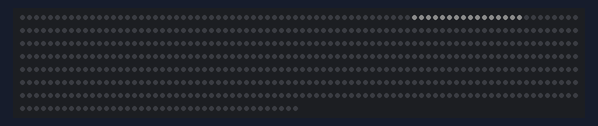
Simulated run of this sketch. Board: Arduino Uno, built with avr-gcc and run on an emulated ATmega328P. Parts: 600 RGB LEDs in strip order, left to right, continuing on the next row. Dim RGB values are drawn brighter than linear; random numbers use the default seed unless the sketch sets one.

Above: at 3.03 s.
At 17.92 s:
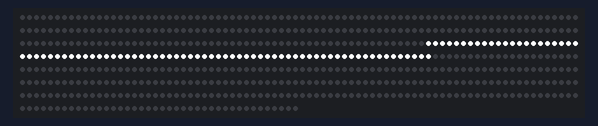
At 33.9 s:
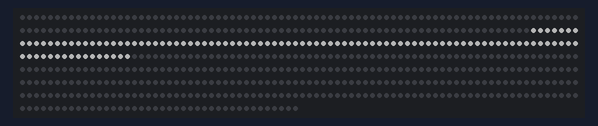

The sketch:

lightnings.ino
```cpp
  //  Lightnings is a program that lets you make an LED strip look like a 1D cloud of lightning
//
//  Original by: Daniel Wilson, 2014
//
//  Modified by: Andrew Tuline 2015
//
//  This modified version creates lightning along various sections of the strip. Looks great inside my poly fill constructed cloud.
//

#include "FastLED.h"

#if FASTLED_VERSION < 3001000
#error "Requires FastLED 3.1 or later; check github for latest code."
#endif

// Fixed definitions cannot change on the fly.
#define LED_DT 7                                             // Data pin to connect to the strip.
#define LED_CK 11                                             // Clock pin for WS2801 or APA102.
#define COLOR_ORDER GRB                                       // It's GRB for WS2812 and BGR for APA102.
#define LED_TYPE WS2812B                                       // Using APA102, WS2812, WS2801. Don't forget to change LEDS.addLeds.
#define NUM_LEDS 600                                           // Number of LED's.

// Global variables can be changed on the fly.
uint8_t max_bright = 255;                                      // Overall brightness definition. It can be changed on the fly.

struct CRGB leds[NUM_LEDS];                                   // Initialize our LED array.

uint8_t frequency = 5;                                       // controls the interval between strikes
uint8_t flashes = 8;                                          //the upper limit of flashes per strike
unsigned int dimmer = 1;

uint8_t ledstart;                                             // Starting location of a flash
uint8_t ledlen;                                               // Length of a flash


void setup() {
  delay(3000);                                                // allows reprogramming if accidently blowing power w/leds
  LEDS.addLeds<LED_TYPE, LED_DT, COLOR_ORDER>(leds, NUM_LEDS);  // Use this for WS2812
//  LEDS.addLeds<LED_TYPE, LED_DT, LED_CK, COLOR_ORDER>(leds, NUM_LEDS);  // Use this for WS2801 or APA102
  FastLED.setBrightness(max_bright);
} // setup()


void loop() {
  ledstart = random16(NUM_LEDS);           // Determine starting location of flash
  ledlen = random8(NUM_LEDS-ledstart);    // Determine length of flash (not to go beyond NUM_LEDS-1)
  for (int flashCounter = 0; flashCounter < random8(3,flashes); flashCounter++) {
    if(flashCounter == 0) dimmer = 5;     // the brightness of the leader is scaled down by a factor of 5
    else dimmer = random8(1,3);           // return strokes are brighter than the leader
    fill_solid(leds+ledstart,ledlen,CHSV(255, 0, 255/dimmer));
    FastLED.show();                       // Show a section of LED's
    delay(random8(4,10));                 // each flash only lasts 4-10 milliseconds
    fill_solid(leds+ledstart,ledlen,CHSV(255,0,0));   // Clear the section of LED's
    FastLED.show();
    if (flashCounter == 0) delay (150);   // longer delay until next flash after the leader
    delay(50+random8(100));               // shorter delay between strokes
  } // for()
  delay(random8(frequency)*10);          // delay between strikes
} // loop()
```
